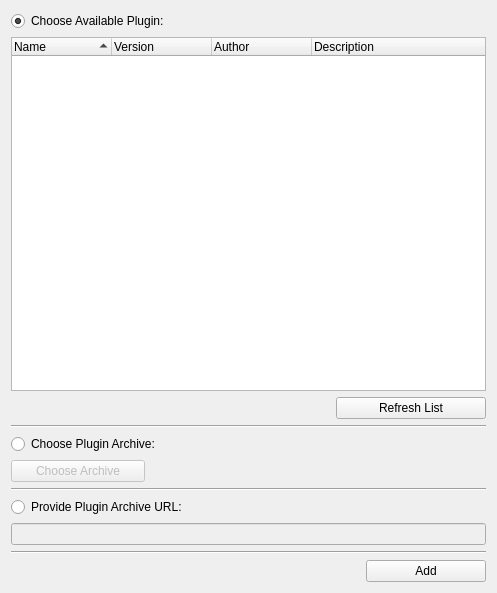
<?xml version="1.0" encoding="UTF-8"?>
<ui version="4.0">
 <class>AddPluginPanel</class>
 <widget class="QWidget" name="AddPluginPanel">
  <property name="enabled">
   <bool>true</bool>
  </property>
  <property name="geometry">
   <rect>
    <x>0</x>
    <y>0</y>
    <width>497</width>
    <height>593</height>
   </rect>
  </property>
  <layout class="QVBoxLayout" name="verticalLayout">
   <item>
    <widget class="QRadioButton" name="availableRadioButton">
     <property name="text">
      <string>Choose Available Plugin:</string>
     </property>
     <property name="checked">
      <bool>true</bool>
     </property>
    </widget>
   </item>
   <item>
    <widget class="QTreeWidget" name="availablePluginList">
     <property name="enabled">
      <bool>true</bool>
     </property>
     <property name="alternatingRowColors">
      <bool>true</bool>
     </property>
     <property name="uniformRowHeights">
      <bool>true</bool>
     </property>
     <property name="itemsExpandable">
      <bool>false</bool>
     </property>
     <property name="sortingEnabled">
      <bool>true</bool>
     </property>
     <property name="expandsOnDoubleClick">
      <bool>false</bool>
     </property>
     <column>
      <property name="text">
       <string>Name</string>
      </property>
     </column>
     <column>
      <property name="text">
       <string>Version</string>
      </property>
     </column>
     <column>
      <property name="text">
       <string>Author</string>
      </property>
     </column>
     <column>
      <property name="text">
       <string>Description</string>
      </property>
     </column>
    </widget>
   </item>
   <item>
    <widget class="QWidget" name="horizontalWidget" native="true">
     <property name="minimumSize">
      <size>
       <width>0</width>
       <height>20</height>
      </size>
     </property>
     <layout class="QHBoxLayout" name="horizontalLayout_3">
      <property name="leftMargin">
       <number>0</number>
      </property>
      <property name="topMargin">
       <number>0</number>
      </property>
      <property name="rightMargin">
       <number>0</number>
      </property>
      <property name="bottomMargin">
       <number>0</number>
      </property>
      <item>
       <spacer name="horizontalSpacer_2">
        <property name="orientation">
         <enum>Qt::Horizontal</enum>
        </property>
        <property name="sizeHint" stdset="0">
         <size>
          <width>40</width>
          <height>20</height>
         </size>
        </property>
       </spacer>
      </item>
      <item>
       <widget class="QPushButton" name="refreshAvailableButton">
        <property name="sizePolicy">
         <sizepolicy hsizetype="MinimumExpanding" vsizetype="Fixed">
          <horstretch>0</horstretch>
          <verstretch>0</verstretch>
         </sizepolicy>
        </property>
        <property name="maximumSize">
         <size>
          <width>150</width>
          <height>16777215</height>
         </size>
        </property>
        <property name="text">
         <string>Refresh List</string>
        </property>
       </widget>
      </item>
     </layout>
    </widget>
   </item>
   <item>
    <widget class="Line" name="line">
     <property name="orientation">
      <enum>Qt::Horizontal</enum>
     </property>
    </widget>
   </item>
   <item>
    <widget class="QRadioButton" name="fileRadioButton">
     <property name="text">
      <string>Choose Plugin Archive:</string>
     </property>
    </widget>
   </item>
   <item>
    <widget class="QWidget" name="horizontalWidget" native="true">
     <property name="minimumSize">
      <size>
       <width>0</width>
       <height>0</height>
      </size>
     </property>
     <layout class="QHBoxLayout" name="horizontalLayout_2">
      <property name="leftMargin">
       <number>0</number>
      </property>
      <property name="topMargin">
       <number>0</number>
      </property>
      <property name="rightMargin">
       <number>0</number>
      </property>
      <property name="bottomMargin">
       <number>0</number>
      </property>
      <item>
       <widget class="QPushButton" name="chooseFileButton">
        <property name="enabled">
         <bool>false</bool>
        </property>
        <property name="sizePolicy">
         <sizepolicy hsizetype="MinimumExpanding" vsizetype="Fixed">
          <horstretch>20</horstretch>
          <verstretch>0</verstretch>
         </sizepolicy>
        </property>
        <property name="maximumSize">
         <size>
          <width>150</width>
          <height>16777215</height>
         </size>
        </property>
        <property name="text">
         <string>Choose Archive</string>
        </property>
       </widget>
      </item>
      <item>
       <widget class="QLabel" name="fileLabel">
        <property name="enabled">
         <bool>false</bool>
        </property>
        <property name="sizePolicy">
         <sizepolicy hsizetype="Expanding" vsizetype="Preferred">
          <horstretch>50</horstretch>
          <verstretch>0</verstretch>
         </sizepolicy>
        </property>
        <property name="text">
         <string/>
        </property>
       </widget>
      </item>
     </layout>
    </widget>
   </item>
   <item>
    <widget class="Line" name="line_2">
     <property name="orientation">
      <enum>Qt::Horizontal</enum>
     </property>
    </widget>
   </item>
   <item>
    <widget class="QRadioButton" name="urlRadioButton">
     <property name="text">
      <string>Provide Plugin Archive URL:</string>
     </property>
    </widget>
   </item>
   <item>
    <widget class="QLineEdit" name="urlField">
     <property name="enabled">
      <bool>false</bool>
     </property>
    </widget>
   </item>
   <item>
    <widget class="Line" name="line_3">
     <property name="orientation">
      <enum>Qt::Horizontal</enum>
     </property>
    </widget>
   </item>
   <item>
    <widget class="QWidget" name="horizontalWidget" native="true">
     <property name="minimumSize">
      <size>
       <width>0</width>
       <height>0</height>
      </size>
     </property>
     <layout class="QHBoxLayout" name="horizontalLayout">
      <property name="leftMargin">
       <number>0</number>
      </property>
      <property name="topMargin">
       <number>0</number>
      </property>
      <property name="rightMargin">
       <number>0</number>
      </property>
      <property name="bottomMargin">
       <number>0</number>
      </property>
      <item>
       <spacer name="horizontalSpacer">
        <property name="orientation">
         <enum>Qt::Horizontal</enum>
        </property>
        <property name="sizeHint" stdset="0">
         <size>
          <width>40</width>
          <height>20</height>
         </size>
        </property>
       </spacer>
      </item>
      <item>
       <widget class="QPushButton" name="addButton">
        <property name="sizePolicy">
         <sizepolicy hsizetype="MinimumExpanding" vsizetype="Fixed">
          <horstretch>0</horstretch>
          <verstretch>0</verstretch>
         </sizepolicy>
        </property>
        <property name="maximumSize">
         <size>
          <width>120</width>
          <height>16777215</height>
         </size>
        </property>
        <property name="text">
         <string>Add</string>
        </property>
       </widget>
      </item>
     </layout>
    </widget>
   </item>
  </layout>
 </widget>
 <resources/>
 <connections/>
</ui>
